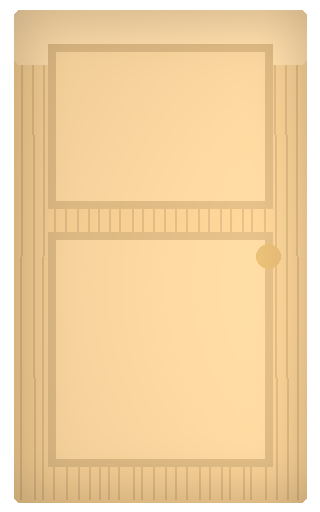
#> input picture assets/wardrobe-v3/acnh 3/interior/door/door_01.png, 320 x 512 px
$ python compare_side_by_side.py '../assets/wardrobe-v3/acnh 3/interior/door/door_01.png' '../assets/wardrobe-v3/acnh 3/interior/door/door_03.png' out.png
#> lines starting #> are read from the running program, lines starting #| are printed output that depends on the picture
#!/usr/bin/env python3
"""★見本と 実装を 並べて、★1枚に します（★2026-09-18）。

  ★★左が 見本、★右が 実装。★同じ 幅に そろえます。
  ★★★背の 高さは そろえません。★引き伸ばすと、★余白の ちがいが 消えます。
    ★★余白こそ、★きょう 見たい ものです。

  ★使い方  python3 tools/compare_side_by_side.py <見本.png> <実装.png> <出す.png>
"""
import sys
from PIL import Image, ImageDraw

def 帯(img, 字):
  h = 56
  out = Image.new("RGB", (img.width, img.height + h), (250, 248, 244))
  out.paste(img, (0, h))
  d = ImageDraw.Draw(out)
  d.rectangle([0, 0, img.width, h], fill=(90, 26, 32))
  d.text((18, 18), 字, fill=(255, 255, 255))
  return out

if __name__ == "__main__":
  左 = Image.open(sys.argv[1]).convert("RGB")
  右 = Image.open(sys.argv[2]).convert("RGB")
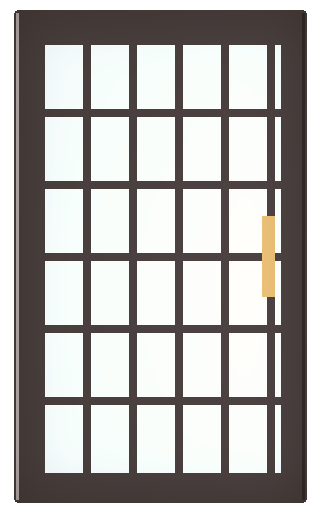
#> input picture assets/wardrobe-v3/acnh 3/interior/door/door_03.png, 320 x 512 px
  幅 = 1200
  左 = 左.resize((幅, round(左.height * 幅 / 左.width)), Image.LANCZOS)
#> 左: PIL image 1200x1920 RGB
  右 = 右.resize((幅, round(右.height * 幅 / 右.width)), Image.LANCZOS)
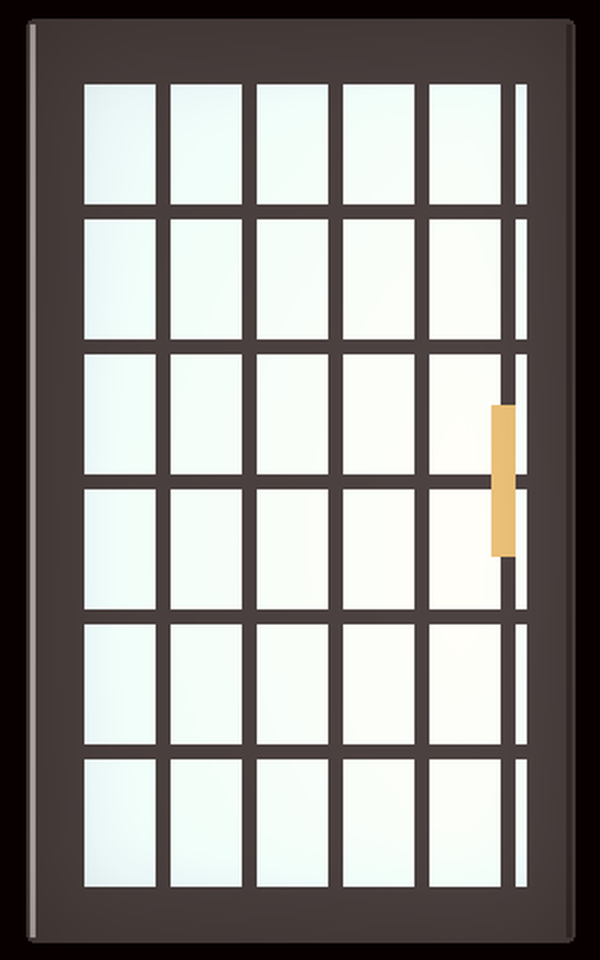
#> 右: PIL image 1200x1920 RGB (shown at 1/2 size); mean R, G, B 145.6, 143.4, 140.4
  左 = 帯(左, "MIHON  (mockup)")
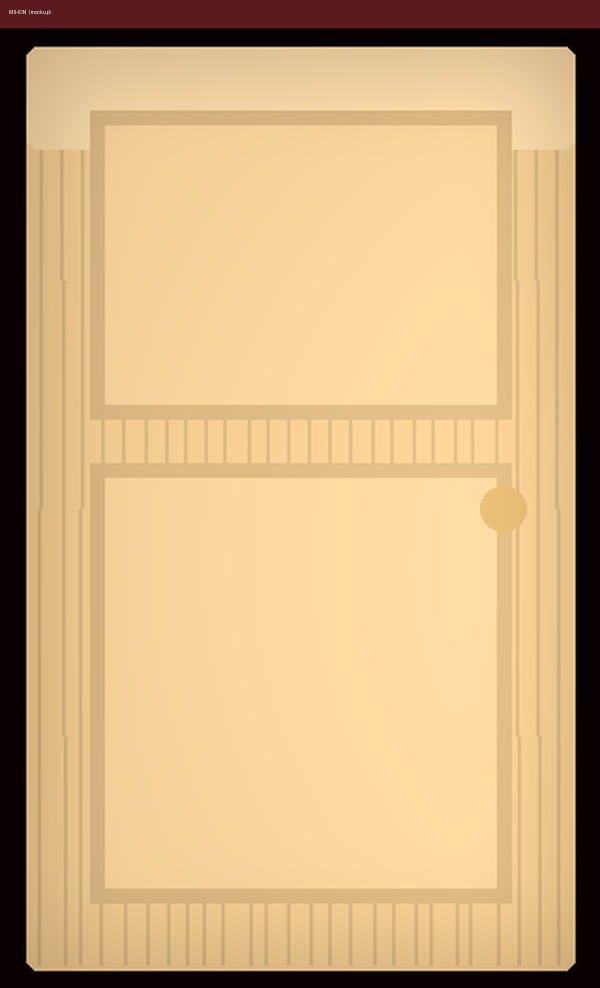
#> 左: PIL image 1200x1976 RGB (shown at 1/2 size); mean R, G, B 208.9, 175.2, 128.7
  右 = 帯(右, "JIKKI  (implementation / production)")
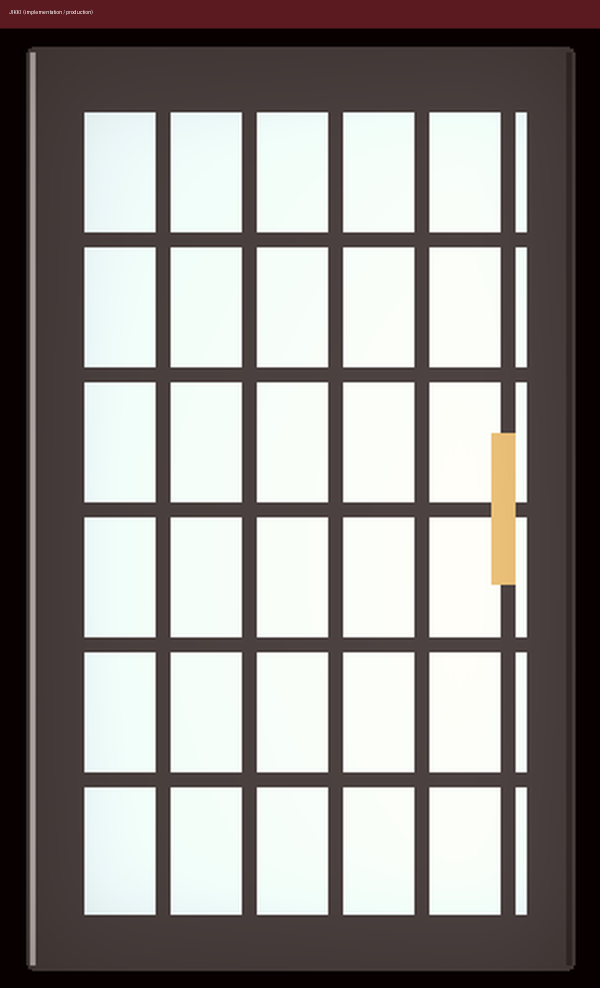
#> 右: PIL image 1200x1976 RGB (shown at 1/2 size); mean R, G, B 144.1, 140.1, 137.4
  溝 = 24
  h = max(左.height, 右.height)
#> h = 1976
  out = Image.new("RGB", (幅 * 2 + 溝, h), (226, 220, 210))
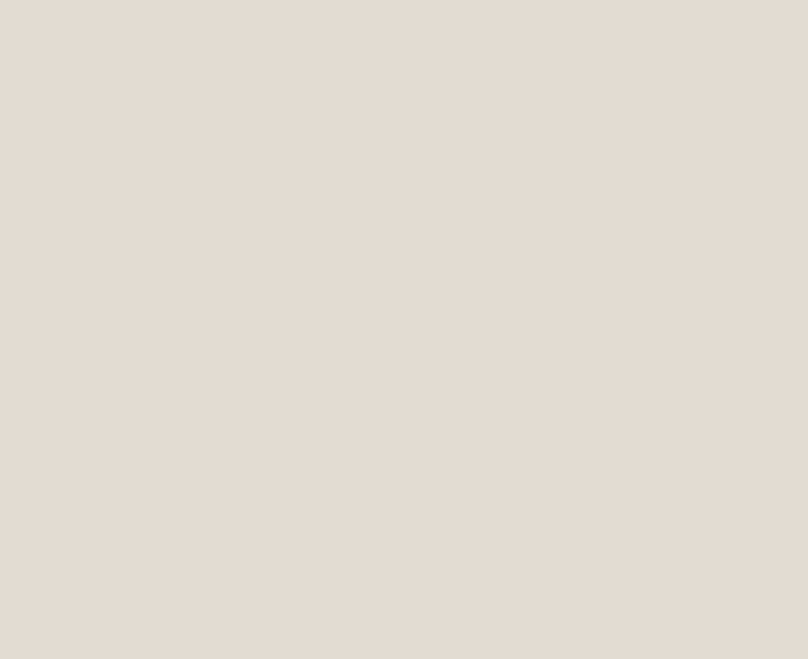
#> out: PIL image 2424x1976 RGB (shown at 1/3 size); mean R, G, B 226, 220, 210
  out.paste(左, (0, 0))
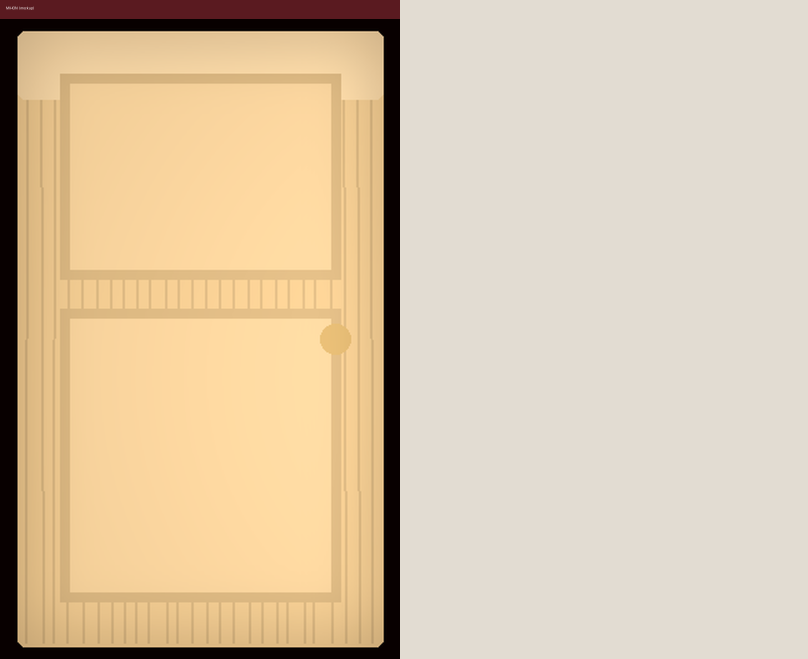
#> out: PIL image 2424x1976 RGB (shown at 1/3 size); mean R, G, B 217.5, 197.8, 169.7
  out.paste(右, (幅 + 溝, 0))
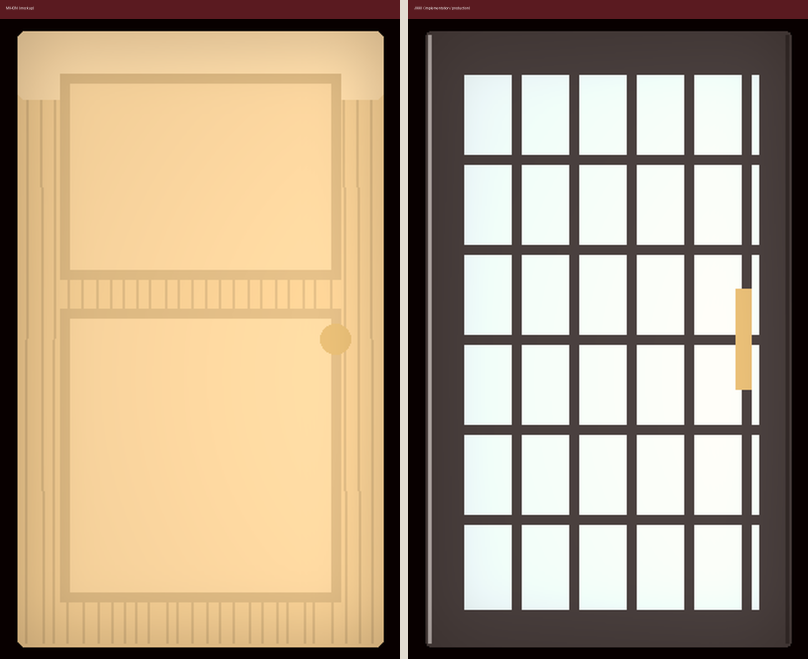
#> out: PIL image 2424x1976 RGB (shown at 1/3 size); mean R, G, B 177, 158.3, 133.8
  out.save(sys.argv[3])
  print("★出しました: " + sys.argv[3] + "  " + str(out.size))
#| ★出しました: out.png  (2424, 1976)
